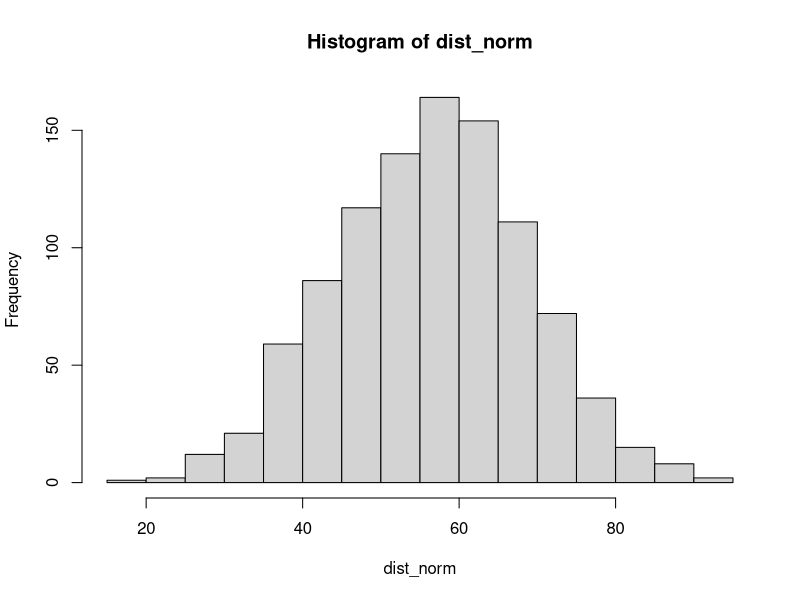
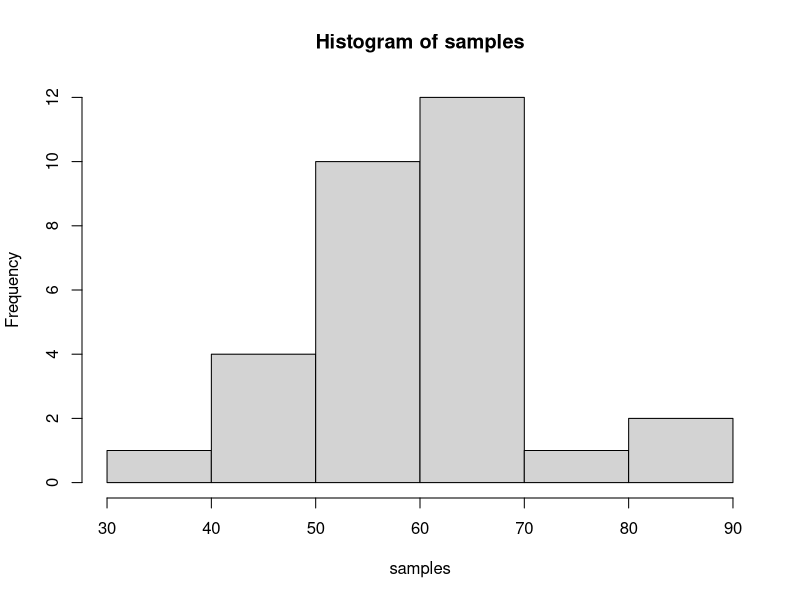
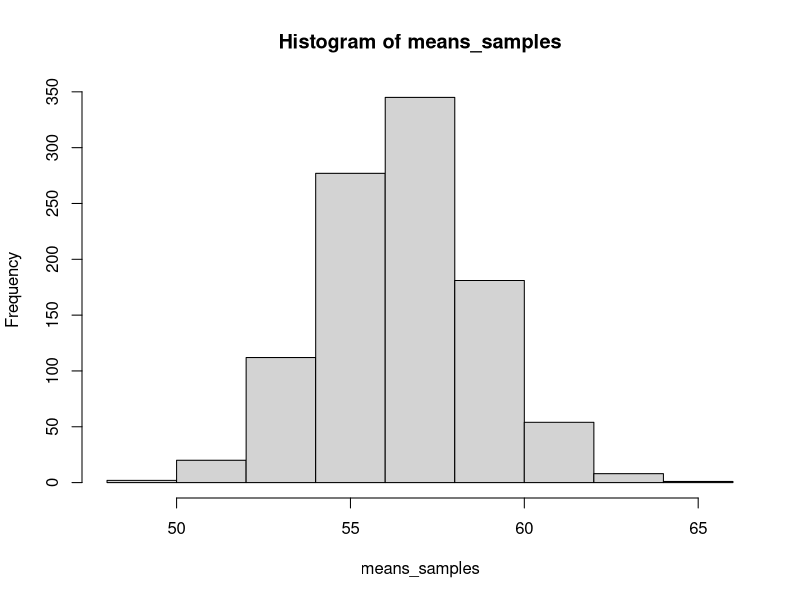
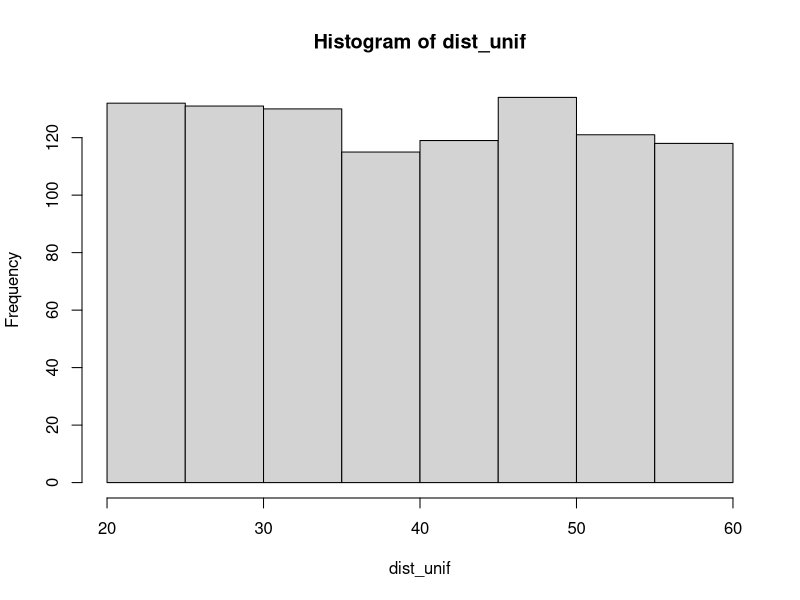
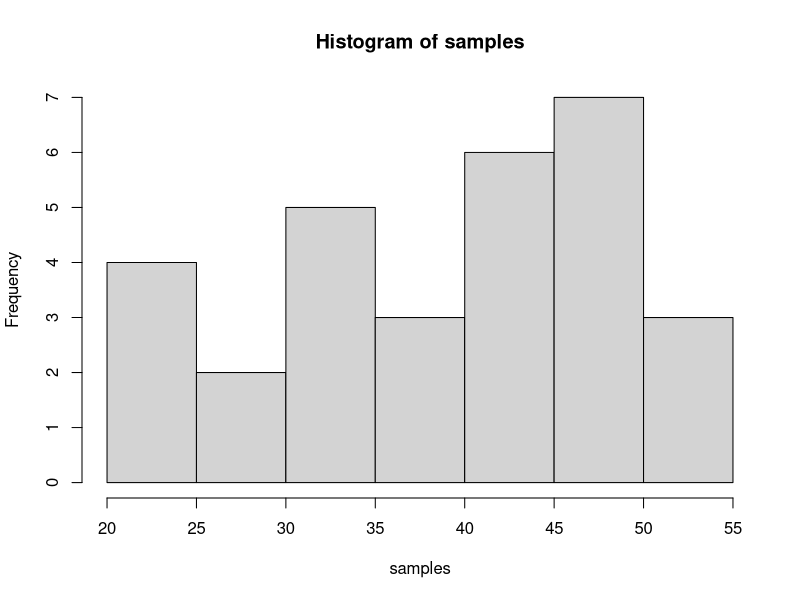
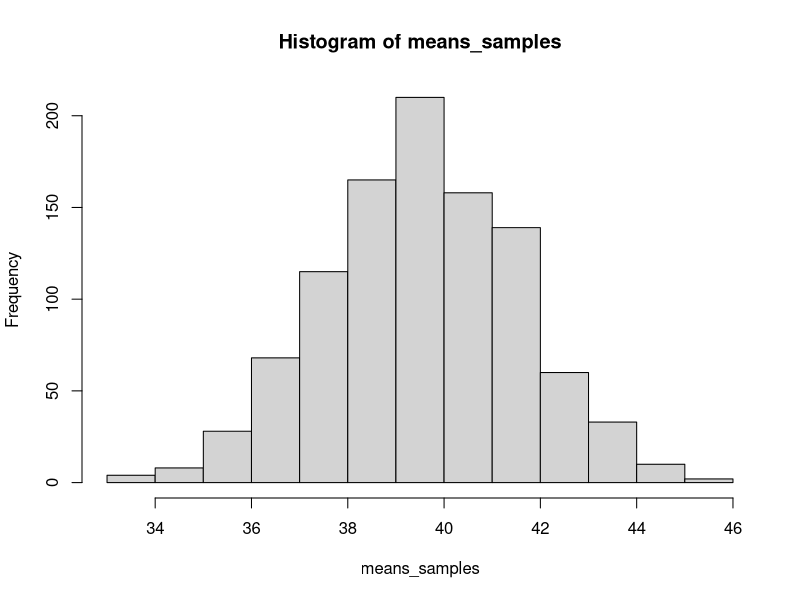
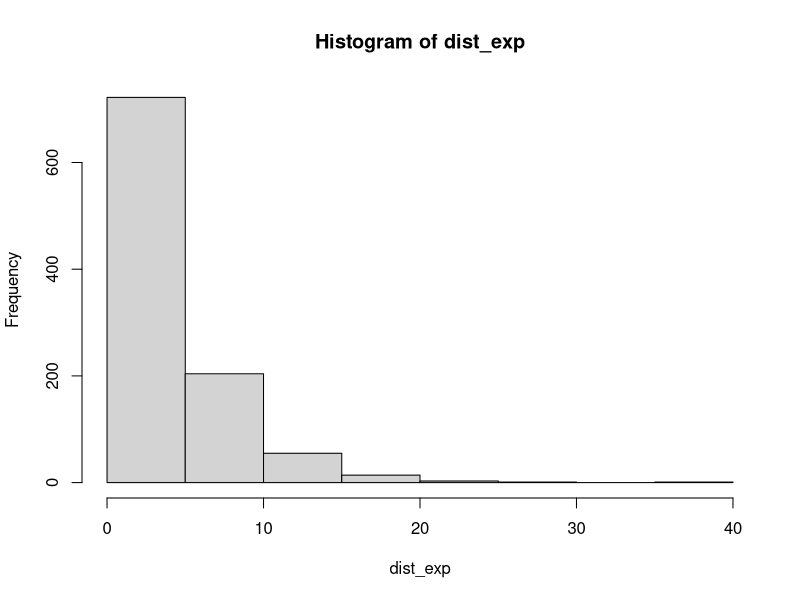
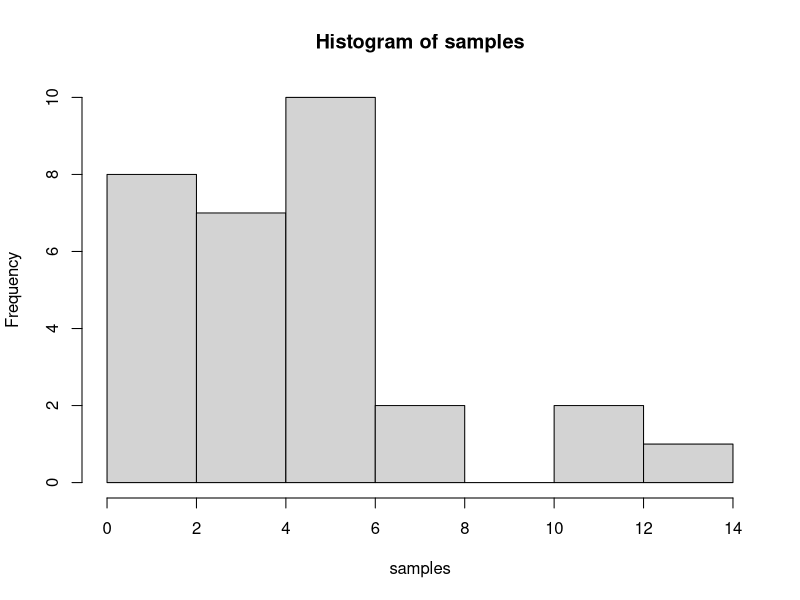

Write R code to recreate these figures, in order.

#### TEOREMA DE LIMITE CENTRAL ####

# Normal

dist_norm <- rnorm(n = 1000, mean = 56, sd = 12)
hist(dist_norm)

means_samples <- NULL
for (i in 1:1000) {
  samples <- sample(x = dist_norm, size = 30)
  means_samples <- c(means_samples, mean(samples))
}
hist(samples)
hist(means_samples)

# Uniform
dist_unif <- runif(n = 1000, min = 20, max = 60)
hist(dist_unif)

means_samples <- NULL
for (i in 1:1000) {
  samples <- sample(x = dist_unif, size = 30)
  means_samples <- c(means_samples, mean(samples))
}
hist(samples)
hist(means_samples)

# Exponential
dist_exp <- rexp(n = 1000, rate = 1/4)
hist(dist_exp)

means_samples <- NULL
for (i in 1:1000) {
  samples <- sample(x = dist_exp, size = 30)
  means_samples <- c(means_samples, mean(samples))
}
hist(samples)
hist(means_samples)

# Poisson
dist_poisson <- rpois(n = 1000, lambda = 3)
hist(dist_poisson)

means_samples <- NULL
for (i in 1:1000) {
  samples <- sample(x = dist_poisson, size = 30)
  means_samples <- c(means_samples, mean(samples))
}
hist(samples)
hist(means_samples)

# Chi-squared
dist_chisq <- rchisq(n = 1000, df = 5)
hist(dist_chisq)

means_samples <- NULL
for (i in 1:1000) {
  samples <- sample(x = dist_chisq, size = 30)
  means_samples <- c(means_samples, mean(samples))
}
hist(samples)
hist(means_samples)

# Beta
dist_beta <- rbeta(n = 1000, shape1 = 4, shape2 = 2)
hist(dist_beta)

means_samples <- NULL
for (i in 1:1000) {
  samples <- sample(x = dist_beta, size = 30)
  means_samples <- c(means_samples, mean(samples))
}
hist(samples)
hist(means_samples)




